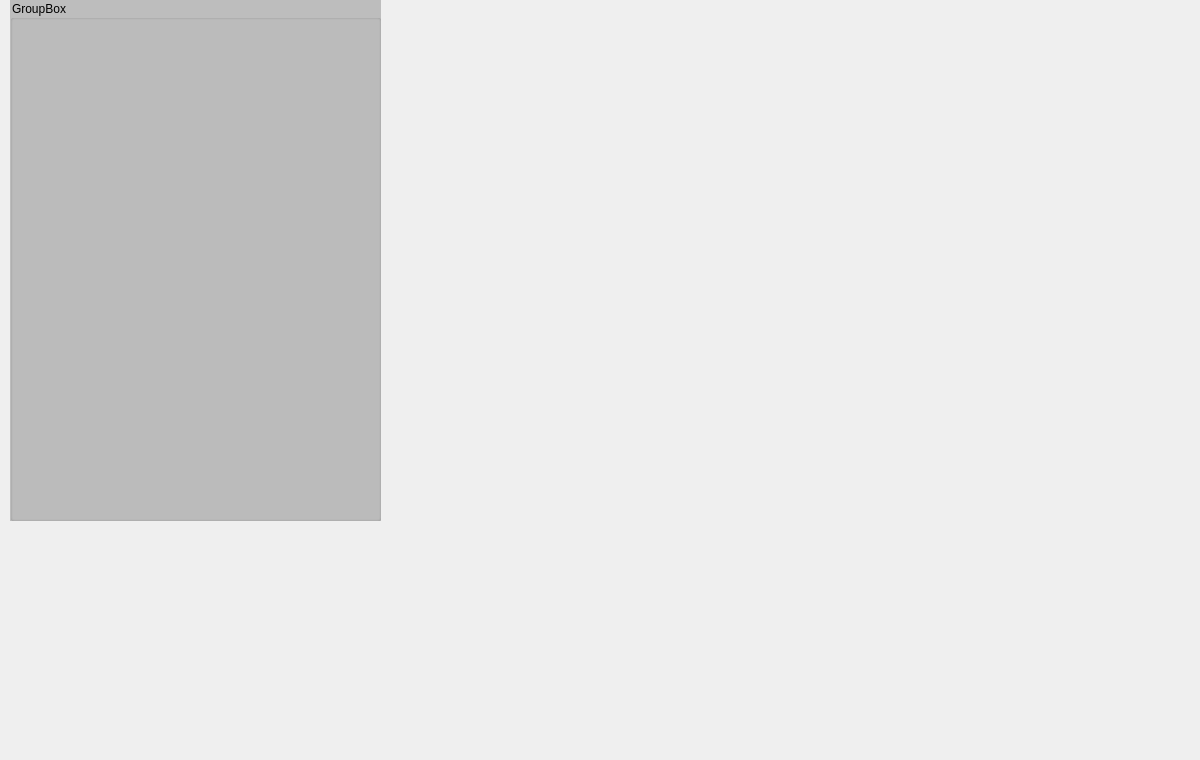
<?xml version="1.0" encoding="UTF-8"?>
<ui version="4.0">
 <class>AdminManageMetro</class>
 <widget class="QDialog" name="AdminManageMetro">
  <property name="geometry">
   <rect>
    <x>0</x>
    <y>0</y>
    <width>1200</width>
    <height>760</height>
   </rect>
  </property>
  <property name="windowTitle">
   <string>Dialog</string>
  </property>
  <widget class="QGroupBox" name="groupBox">
   <property name="geometry">
    <rect>
     <x>10</x>
     <y>0</y>
     <width>371</width>
     <height>521</height>
    </rect>
   </property>
   <property name="styleSheet">
    <string notr="true">background-color: #BDBDBD;
</string>
   </property>
   <property name="title">
    <string>GroupBox</string>
   </property>
  </widget>
 </widget>
 <resources/>
 <connections/>
</ui>
